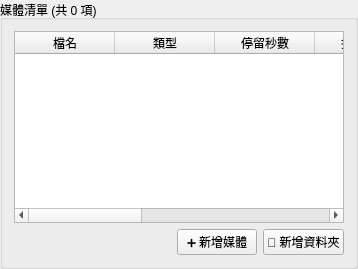
         <widget class="QGroupBox" name="group_media_list">
          <property name="sizePolicy">
           <sizepolicy hsizetype="Preferred" vsizetype="Preferred">
            <horstretch>0</horstretch>
            <verstretch>0</verstretch>
           </sizepolicy>
          </property>
          <property name="minimumSize">
           <size>
            <width>0</width>
            <height>0</height>
           </size>
          </property>
          <property name="maximumSize">
           <size>
            <width>16777215</width>
            <height>300</height>
           </size>
          </property>
          <property name="title">
           <string>媒體清單 (共 0 項)</string>
          </property>
          <layout class="QVBoxLayout" name="verticalLayout_20">
           <item>
            <widget class="QTableWidget" name="table">
             <property name="minimumSize">
              <size>
               <width>0</width>
               <height>0</height>
              </size>
             </property>
             <property name="maximumSize">
              <size>
               <width>16777215</width>
               <height>16777215</height>
              </size>
             </property>
             <property name="alternatingRowColors">
              <bool>true</bool>
             </property>
             <property name="selectionMode">
              <enum>QAbstractItemView::SelectionMode::SingleSelection</enum>
             </property>
             <property name="selectionBehavior">
              <enum>QAbstractItemView::SelectionBehavior::SelectRows</enum>
             </property>
             <property name="columnCount">
              <number>8</number>
             </property>
             <column>
              <property name="text">
               <string>檔名</string>
              </property>
             </column>
             <column>
              <property name="text">
               <string>類型</string>
              </property>
             </column>
             <column>
              <property name="text">
               <string>停留秒數</string>
              </property>
             </column>
             <column>
              <property name="text">
               <string>拍攝時間</string>
              </property>
             </column>
             <column>
              <property name="text">
               <string>匹配里程 (km)</string>
              </property>
             </column>
             <column>
              <property name="text">
               <string>自訂說明</string>
              </property>
             </column>
             <column>
              <property name="text">
               <string>字級 (pt)</string>
              </property>
             </column>
             <column>
              <property name="text">
               <string>操作</string>
              </property>
             </column>
            </widget>
           </item>
           <item>
            <layout class="QHBoxLayout" name="horizontalLayout_7">
             <item>
              <spacer name="horizontalSpacer_table_hdr">
               <property name="orientation">
                <enum>Qt::Orientation::Horizontal</enum>
               </property>
               <property name="sizeHint" stdset="0">
                <size>
                 <width>163</width>
                 <height>18</height>
                </size>
               </property>
              </spacer>
             </item>
             <item>
              <widget class="QPushButton" name="btn_add_files">
               <property name="cursor">
                <cursorShape>PointingHandCursor</cursorShape>
               </property>
               <property name="toolTip">
                <string>選取單張或多張照片/影片檔案加入清單</string>
               </property>
               <property name="text">
                <string>➕ 新增媒體</string>
               </property>
              </widget>
             </item>
             <item>
              <widget class="QPushButton" name="btn_add_folder">
               <property name="cursor">
                <cursorShape>PointingHandCursor</cursorShape>
               </property>
               <property name="toolTip">
                <string>選取包含照片/影片之資料夾加入清單</string>
               </property>
               <property name="text">
                <string>📁 新增資料夾</string>
               </property>
              </widget>
             </item>
            </layout>
           </item>
          </layout>
         </widget>
